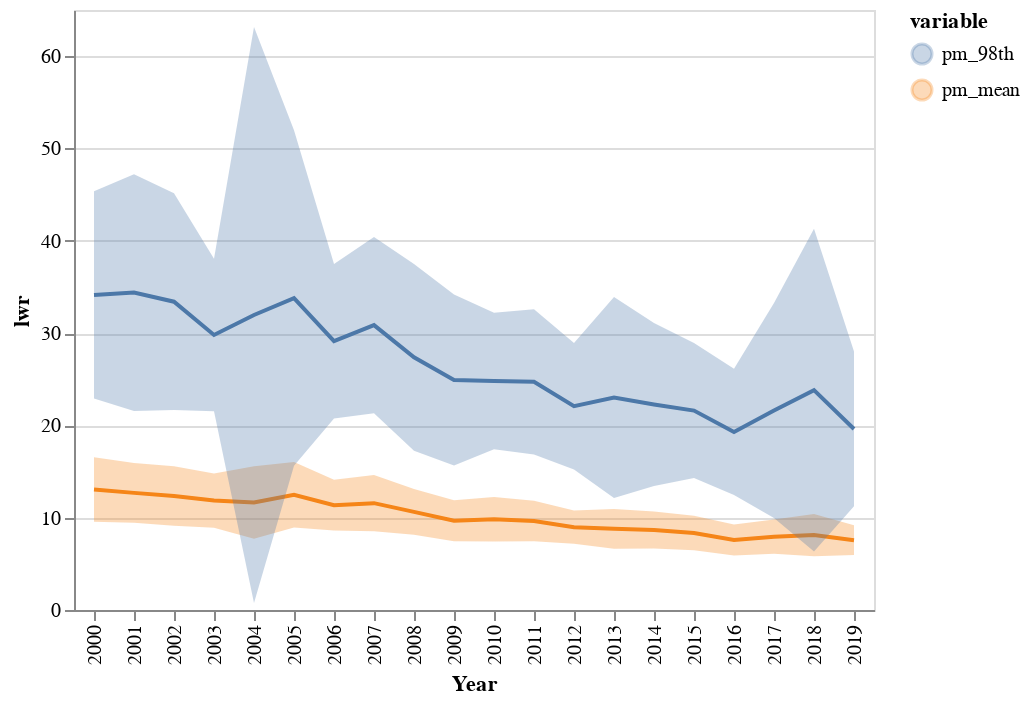

Notebook code cell kept with this figure:
### Code cell
## PART II
###########

# focus on pm2.5
air_sub = air[air.columns[air.isna().mean() < 0.5]].iloc[:, 0:5]
air_sub.columns = np.append(air_sub.columns[0:3], ['pm_mean', 'pm_98th'])
air_sub.head()

# annual means are decreasing, variance doesn't change much
annual_means = air_sub.groupby('Year').mean()
annual_means_long = annual_means.reset_index().melt(id_vars = 'Year')
annual_sds = air_sub.groupby('Year').std()
annual_sds_long = annual_sds.reset_index().melt(id_vars = 'Year')
annual_means_long['lwr'] = annual_means_long['value'] - annual_sds_long['value']
annual_means_long['upr'] = annual_means_long['value'] + annual_sds_long['value']

trend = alt.Chart(annual_means_long).encode(
    x = 'Year',
    y = 'value',
    color = 'variable'
).mark_line()

band = alt.Chart(annual_means_long).encode(
    x = 'Year',
    y = 'lwr',
    y2 = 'upr',
    color = 'variable'
).mark_errorband()

fig1 = trend + band
fig1

### Figure 1 — Vega-Lite specification as saved in the notebook (floating-point values rounded to 4 significant figures)
{"config": {"view": {"continuousWidth": 400, "continuousHeight": 300}}, "layer": [{"mark": "line", "encoding": {"color": {"type": "nominal", "field": "variable"}, "x": {"type": "nominal", "field": "Year"}, "y": {"type": "quantitative", "field": "value"}}}, {"mark": "errorband", "encoding": {"color": {"type": "nominal", "field": "variable"}, "x": {"type": "nominal", "field": "Year"}, "y": {"type": "quantitative", "field": "lwr"}, "y2": {"field": "upr"}}}], "data": {"name": "data-81628dc0c8d6041abdcbe925a8217135"}, "$schema": "https://vega.github.io/schema/vega-lite/v4.8.1.json", "datasets": {"data-81628dc0c8d6041abdcbe925a8217135": [{"Year": "2000", "variable": "pm_mean", "value": 13.06, "lwr": 9.574, "upr": 16.54}, {"Year": "2001", "variable": "pm_mean", "value": 12.69, "lwr": 9.445, "upr": 15.93}, {"Year": "2002", "variable": "pm_mean", "value": 12.35, "lwr": 9.124, "upr": 15.58}, {"Year": "2003", "variable": "pm_mean", "value": 11.85, "lwr": 8.906, "upr": 14.8}, {"Year": "2004", "variable": "pm_mean", "value": 11.64, "lwr": 7.711, "upr": 15.57}, {"Year": "2005", "variable": "pm_mean", "value": 12.48, "lwr": 8.931, "upr": 16.03}, {"Year": "2006", "variable": "pm_mean", "value": 11.36, "lwr": 8.615, "upr": 14.11}, {"Year": "2007", "variable": "pm_mean", "value": 11.57, "lwr": 8.534, "upr": 14.61}, {"Year": "2008", "variable": "pm_mean", "value": 10.63, "lwr": 8.141, "upr": 13.11}, {"Year": "2009", "variable": "pm_mean", "value": 9.671, "lwr": 7.446, "upr": 11.9}, {"Year": "2010", "variable": "pm_mean", "value": 9.83, "lwr": 7.43, "upr": 12.23}, {"Year": "2011", "variable": "pm_mean", "value": 9.638, "lwr": 7.45, "upr": 11.83}, {"Year": "2012", "variable": "pm_mean", "value": 8.973, "lwr": 7.18, "upr": 10.77}, {"Year": "2013", "variable": "pm_mean", "value": 8.799, "lwr": 6.645, "upr": 10.95}, {"Year": "2014", "variable": "pm_mean", "value": 8.661, "lwr": 6.662, "upr": 10.66}, {"Year": "2015", "variable": "pm_mean", "value": 8.343, "lwr": 6.486, "upr": 10.2}, {"Year": "2016", "variable": "pm_mean", "value": 7.585, "lwr": 5.897, "upr": 9.273}, {"Year": "2017", "variable": "pm_mean", "value": 7.943, "lwr": 6.089, "upr": 9.797}, {"Year": "2018", "variable": "pm_mean", "value": 8.115, "lwr": 5.819, "upr": 10.41}, {"Year": "2019", "variable": "pm_mean", "value": 7.56, "lwr": 5.949, "upr": 9.171}, {"Year": "2000", "variable": "pm_98th", "value": 34.13, "lwr": 22.9, "upr": 45.36}, {"Year": "2001", "variable": "pm_98th", "value": 34.39, "lwr": 21.57, "upr": 47.21}, {"Year": "2002", "variable": "pm_98th", "value": 33.4, "lwr": 21.65, "upr": 45.14}, {"Year": "2003", "variable": "pm_98th", "value": 29.8, "lwr": 21.54, "upr": 38.06}, {"Year": "2004", "variable": "pm_98th", "value": 31.96, "lwr": 0.764, "upr": 63.16}, {"Year": "2005", "variable": "pm_98th", "value": 33.79, "lwr": 15.63, "upr": 51.96}, {"Year": "2006", "variable": "pm_98th", "value": 29.12, "lwr": 20.76, "upr": 37.47}, {"Year": "2007", "variable": "pm_98th", "value": 30.86, "lwr": 21.3, "upr": 40.42}, {"Year": "2008", "variable": "pm_98th", "value": 27.37, "lwr": 17.26, "upr": 37.48}, {"Year": "2009", "variable": "pm_98th", "value": 24.92, "lwr": 15.66, "upr": 34.18}, {"Year": "2010", "variable": "pm_98th", "value": 24.8, "lwr": 17.41, "upr": 32.2}, {"Year": "2011", "variable": "pm_98th", "value": 24.71, "lwr": 16.85, "upr": 32.58}, {"Year": "2012", "variable": "pm_98th", "value": 22.07, "lwr": 15.21, "upr": 28.94}, {"Year": "2013", "variable": "pm_98th", "value": 23.02, "lwr": 12.12, "upr": 33.91}, {"Year": "2014", "variable": "pm_98th", "value": 22.26, "lwr": 13.44, "upr": 31.08}, {"Year": "2015", "variable": "pm_98th", "value": 21.6, "lwr": 14.29, "upr": 28.92}, {"Year": "2016", "variable": "pm_98th", "value": 19.29, "lwr": 12.46, "upr": 26.13}, {"Year": "2017", "variable": "pm_98th", "value": 21.61, "lwr": 9.957, "upr": 33.27}, {"Year": "2018", "variable": "pm_98th", "value": 23.81, "lwr": 6.328, "upr": 41.3}, {"Year": "2019", "variable": "pm_98th", "value": 19.61, "lwr": 11.23, "upr": 28.0}]}}
